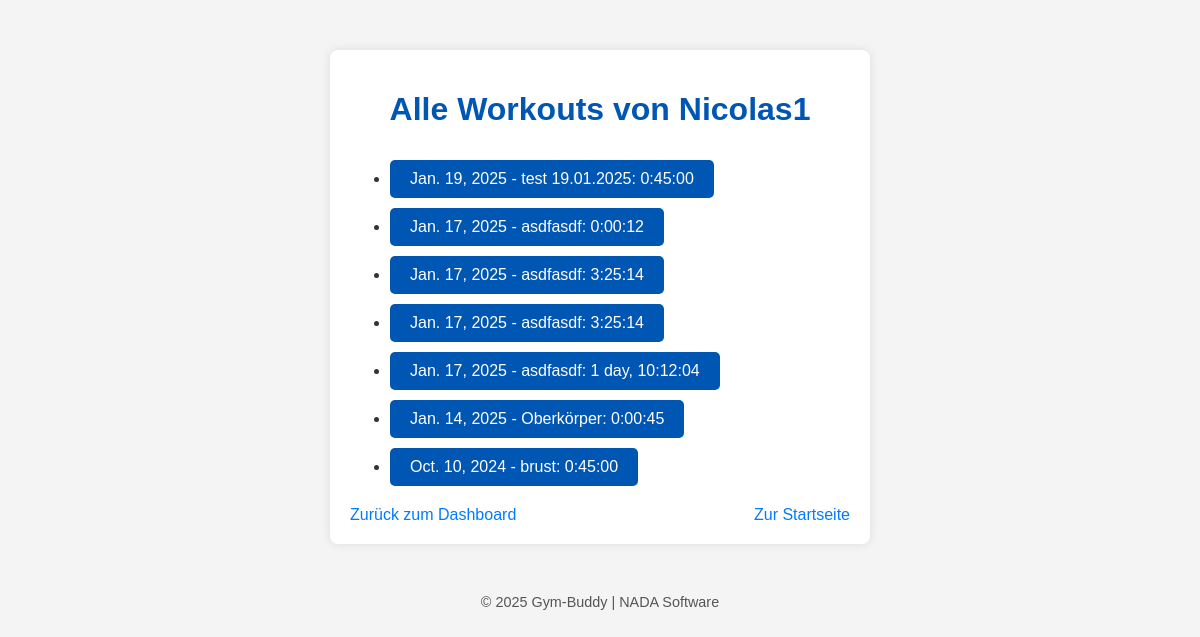
Page /workouts/ (signed in) on the committed database.
### blog/models.py (models this page shows, shortened)
class Workout(models.Model):
    user = models.ForeignKey(User, on_delete=models.CASCADE)
    date = models.DateField(default=datetime.date.today)
    workout_type = models.CharField(max_length=50)
    duration = models.DurationField()

### blog/views.py (the view)
# urls.py: path("workouts/", views.all_workouts, name='all_workouts'),
@login_required
def all_workouts(request):
    user = request.user
    workouts = user.workout_set.all().order_by('-date')
    return render(request, "user/all_workouts.html", {"workouts": workouts})

### blog/templates/user/all_workouts.html (shortened to what this page needs)
{% load static %}
<!DOCTYPE html>
<html lang="de">
<head>
    <link rel="stylesheet" href="{% static 'style.css' %}">
</head>
<body>
    <div class="container">
        <h1>Alle Workouts von {{ user.username }}</h1>
        <div class="workout-list">
            <ul>
                {% for workout in workouts %}
                    <li>
                        <a href="{% url 'workout_detail' workout.pk %}" class="btn">
                            {{ workout.date }} - {{ workout.workout_type }}: {{ workout.duration }}
                        </a>
                    </li>
                {% empty %}
                    <li>Keine Workouts gefunden.</li>
                {% endfor %}
            </ul>
        </div>
        <div class="navigation">
            <a href="{% url 'dashboard' %}" class="navigation-link">Zurück zum Dashboard</a>
            <a href="{% url 'article_list' %}" class="navigation-link">Zur Startseite</a>
        </div>
    </div>
    <footer class="footer">
        <p>&copy; 2025 Gym-Buddy | NADA Software</p>
    </footer>
</body>
</html>

### static/style.css (style rules this page uses)
body { font-family: 'Arial', sans-serif; margin: 0; padding: 0; background-color: #f4f4f4; color: #333; }
.container { width: 80%; max-width: 500px; margin: 50px auto; padding: 20px; background-color: #fff; box-shadow: 0 0 10px rgba(0, 0, 0, 0.1); border-radius: 8px; }
h1 { text-align: center; color: #0056b3; }
.btn { display: inline-block; margin-top: 10px; padding: 10px 20px; background-color: #0056b3; color: white; text-decoration: none; border-radius: 5px; text-align: center; }
.navigation { display: flex; justify-content: space-between; margin-top: 20px; }
.navigation a { color: #007BFF; text-decoration: none; font-size: 1em; }
footer { margin-top: 30px; text-align: center; font-size: 0.9em; color: #555; }
.navigation-link { color: #007BFF; text-decoration: none; font-size: 1em; }

### rows in the picture
Workout: date "Jan. 19, 2025", workout_type "test 19.01.2025", duration "0:45:00"
Workout: date "Jan. 17, 2025", workout_type "asdfasdf", duration "0:00:12"
Workout: date "Jan. 17, 2025", workout_type "asdfasdf", duration "3:25:14"
Workout: date "Jan. 17, 2025", workout_type "asdfasdf", duration "3:25:14"
Workout: date "Jan. 17, 2025", workout_type "asdfasdf", duration "1 day, 10:12:04"
Workout: date "Jan. 14, 2025", workout_type "Oberkörper", duration "0:00:45"
Workout: date "Oct. 10, 2024", workout_type "brust", duration "0:45:00"

### other values in the picture
{{ user.username }} "Nicolas1"
